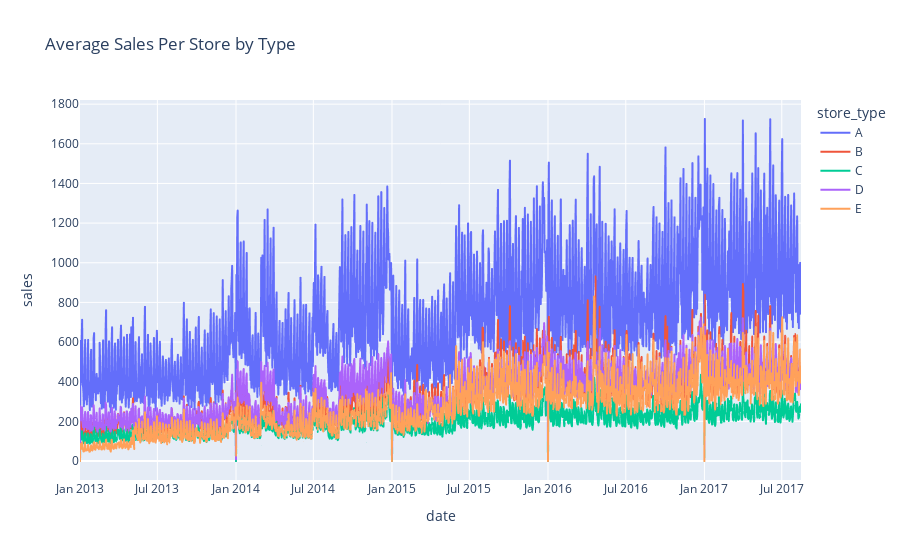

Notebook source saved alongside this figure:
### Code cell
b = df_merged.groupby(['date', 'store_type'])['sales'].mean().reset_index()
px.line(b, x='date', y='sales', color='store_type', title='Average Sales Per Store by Type')

### Figure 1 — Plotly figure (JSON) as saved in the notebook; plotly's stock layout.template omitted (floating-point values rounded to 4 significant figures; data arrays with more than 128 entries replaced by an {"elided": "..."} marker saying what was removed)
{"data": [{"hovertemplate": "store_type=A<br>date=%{x}<br>sales=%{y}<extra></extra>", "legendgroup": "A", "line": {"color": "#636efa", "dash": "solid"}, "marker": {"symbol": "circle"}, "mode": "lines", "name": "A", "showlegend": true, "type": "scattergl", "x": {"elided": "1684 str values"}, "xaxis": "x", "y": {"elided": "1684 float values"}, "yaxis": "y"}, {"hovertemplate": "store_type=B<br>date=%{x}<br>sales=%{y}<extra></extra>", "legendgroup": "B", "line": {"color": "#EF553B", "dash": "solid"}, "marker": {"symbol": "circle"}, "mode": "lines", "name": "B", "showlegend": true, "type": "scattergl", "x": {"elided": "1684 str values"}, "xaxis": "x", "y": {"elided": "1684 float values"}, "yaxis": "y"}, {"hovertemplate": "store_type=C<br>date=%{x}<br>sales=%{y}<extra></extra>", "legendgroup": "C", "line": {"color": "#00cc96", "dash": "solid"}, "marker": {"symbol": "circle"}, "mode": "lines", "name": "C", "showlegend": true, "type": "scattergl", "x": {"elided": "1684 str values"}, "xaxis": "x", "y": {"elided": "1684 float values"}, "yaxis": "y"}, {"hovertemplate": "store_type=D<br>date=%{x}<br>sales=%{y}<extra></extra>", "legendgroup": "D", "line": {"color": "#ab63fa", "dash": "solid"}, "marker": {"symbol": "circle"}, "mode": "lines", "name": "D", "showlegend": true, "type": "scattergl", "x": {"elided": "1684 str values"}, "xaxis": "x", "y": {"elided": "1684 float values"}, "yaxis": "y"}, {"hovertemplate": "store_type=E<br>date=%{x}<br>sales=%{y}<extra></extra>", "legendgroup": "E", "line": {"color": "#FFA15A", "dash": "solid"}, "marker": {"symbol": "circle"}, "mode": "lines", "name": "E", "showlegend": true, "type": "scattergl", "x": {"elided": "1684 str values"}, "xaxis": "x", "y": {"elided": "1684 float values"}, "yaxis": "y"}], "layout": {"legend": {"title": {"text": "store_type"}, "tracegroupgap": 0}, "title": {"text": "Average Sales Per Store by Type"}, "xaxis": {"anchor": "y", "domain": [0, 1], "title": {"text": "date"}}, "yaxis": {"anchor": "x", "domain": [0, 1], "title": {"text": "sales"}}}}
